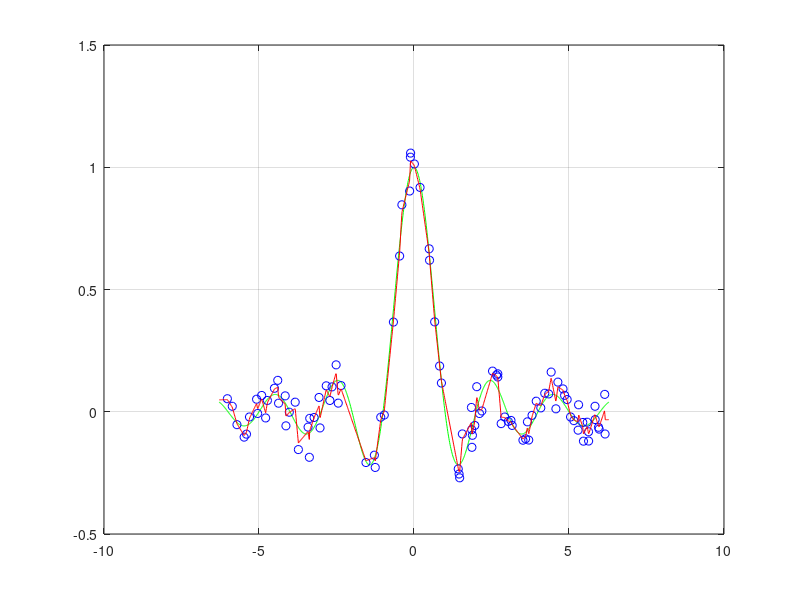

The MATLAB source for this figure:
clear
close all
clc

%% Regression in multi-dimension problems
% This script is general and can be used in all problems. We'll only talk
% about mono-variable systems, because of the possibility of drawing
% graphs.

m = 1000;
n = 100;                                 % Number of samples. As I increase 
                                         % it, as the model follows reality
d = 1;                                   % dimension of the problem
sigma = .05;                             % Variance of the noise.
% If variance value is high, then we need more samples, taking average
% value.

XT = linspace(-2*pi, 2*pi, m)';
YT = sinc(XT);

X = rand(n,d)*4*pi - 2*pi;               % calculations to have samples in the same range of the sin [-2pi, 2pi]
Y = sinc(X) + sigma * randn(n,1);

figure, box on, hold on, grid on
plot(XT,YT,'g');
plot(X,Y,'ob');
% Note: for cycles and if statements are deprecated in Matlab environment,
% because they slow the code.
%% Kernel method
% min_w || X w - y ||^2 + lambda ||w||^2
% X = [phi(x_1)',...,phi(x_n)']
% w = X' * alpha
% alpha = (Q+ lambda * I)^{-1} y
% Q_{i,j} = phi(x_i)' * phi(x_j) = exp(gamma * ||x_i - x_j||^2)
% f(x) = w' phi(x) = sum_{i=1}^n alpha phi(x_i) phi(x)
%                  = sum_{i=1}^n exp(-gamma*||x_i - x||^2)

Q = zeros(n,n);

% I try to tune the values
% I have to split the data into train and test set, but i can't do it only
% one time. I need to repeat hte expeiment some times and find the best
% lambda and gamma on average
nl = round(.7*n);                                   % learning set (70% of data)
nv = n - nl;                                        % validation set (the remaining)
% I can compute the pair-wise distances here
PD = pdist2(X,X);                                   % optimisation step
err = zeros(30*30,1);                               % instead of using a matrix we use a vector to have only a single index
for k = 1:30                                        % 30 is the magical number
    i = randperm(n);
    il = sort(i(1:nl));                             % sort function to get the result less disordered
    iv = sort(i(nl+1:end));                         % optimisation steps: see QV comment below
    j = 0;
    % Loop of lambda and gamma
    for gamma = logspace(-4,3,30)                   % If gamma is too small, 
        QL = exp(-gamma * PD(il, il));              % precomputable (if gamma is in the external cycle)
        QV = exp(-gamma * PD(iv, il));              % in these two lines I'm accessing rows and columns of a matrix, where indexes are scrumbled. We can improve the access by sorting il and iv
        % If a matrix is sparse there's a waste of space. In matlab I can
        % transform it using sparse(M) to obtain a sparse representation
        % (memory efficient)
        for lambda = logspace(-4,3,30)
            j = j + 1;
            alpha = (QL + lambda * eye(nl,nl))\Y(il);              
            YP = QV * alpha;
            err(j) = err(j) + mean(abs(YP-Y(iv))) / 30;
        end
    end
end

% Finally I find the best lambda and gamma
j = 0;
err_best = Inf;
for gamma = logspace(-4,3,30)
   for lambda = logspace(-4,3,30)
      j = j + 1;
      if (err(j) < err_best)
          err_best = err(j);
          gamma_best = gamma;
          lambda_best = lambda;
      end
   end
end
% Complexity in this part is very important and should be calculated for 
% each value of lambda.
Q = exp(-gamma_best * pdist2(X,X));
alpha = (Q + lambda_best * eye(n,n)) \ Y;
YP = exp(-gamma_best * pdist2(XT,X)) * alpha;
plot(XT,YP,'r');
% The 'belly' of the gaussians used to estimate points depends from gamma
% value. If gamma was equal to infinity, we'd get deltas (dirac) that
% represent points, and so the gaussian would be as thinner as possible.